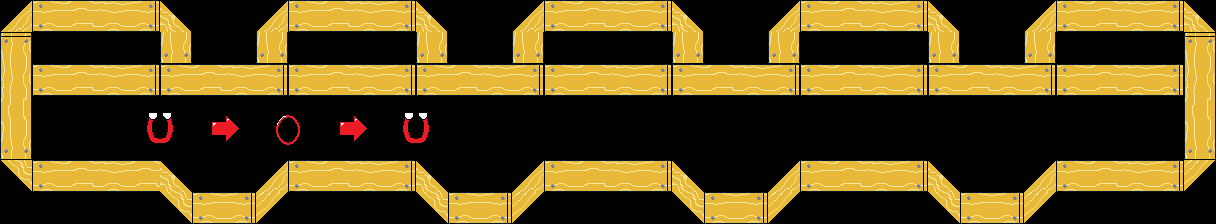

This is a level from a 2D game, rendered from its Tiled map with the project's own tilesets. A one-line summary and the complete map file follow:
An orthogonal 38x7 tile map with 32x32 px tiles, 2 tile layers (background, foreground), 2 tilesets and 14 objects (8x spikes, 4x fan, spawn, exit).

<map version="1.0" orientation="orthogonal" renderorder="right-down" width="38" height="7" tilewidth="32" tileheight="32" nextobjectid="55">
 <tileset firstgid="1" name="basic" tilewidth="32" tileheight="32" tilecount="256" columns="16">
  <image source="basic-tiles.png" width="512" height="512" />
 </tileset>
 <tileset firstgid="257" name="objects" tilewidth="64" tileheight="64" tilecount="4" columns="0">
  <tile id="1">
   <image width="32" height="64" source="fan_0.png" />
  </tile>
  <tile id="2">
   <image width="32" height="32" source="spawn.png" />
  </tile>
  <tile id="3">
   <image width="32" height="32" source="exit.png" />
  </tile>
  <tile id="9">
   <image width="64" height="7" source="door.png" />
  </tile>
 </tileset>
 <layer name="background" width="38" height="7">
  <data encoding="csv">
0,0,0,0,0,0,0,0,0,0,0,0,0,0,0,0,0,0,0,0,0,0,0,0,0,0,0,0,0,0,0,0,0,0,0,0,0,0,
0,0,0,0,0,0,0,0,0,0,0,0,0,0,0,0,0,0,0,0,0,0,0,0,0,0,0,0,0,0,0,0,0,0,0,0,0,0,
0,0,0,0,0,0,0,0,0,0,0,0,0,0,0,0,0,0,0,0,0,0,0,0,0,0,0,0,0,0,0,0,0,0,0,0,0,0,
0,0,0,0,14,15,36,37,28,29,36,37,14,15,0,0,0,0,0,0,0,0,0,0,0,0,0,0,0,0,0,0,0,0,0,0,0,0,
0,0,0,0,30,31,52,53,44,45,52,53,30,31,0,0,0,0,0,0,0,0,0,0,0,0,0,0,0,0,0,0,0,0,0,0,0,0,
0,0,0,0,0,0,0,0,0,0,0,0,0,0,0,0,0,0,0,0,0,0,0,0,0,0,0,0,0,0,0,0,0,0,0,0,0,0,
0,0,0,0,0,0,0,0,0,0,0,0,0,0,0,0,0,0,0,0,0,0,0,0,0,0,0,0,0,0,0,0,0,0,0,0,0,0
</data>
 </layer>
 <layer name="foreground" width="38" height="7">
  <data encoding="csv">
4,66,67,68,69,5,0,0,4,66,67,68,69,5,0,0,4,66,67,68,69,5,0,0,4,66,67,68,69,5,0,0,4,66,67,68,69,5,
17,0,0,0,0,65,0,0,65,0,0,0,0,65,0,0,65,0,0,0,0,65,0,0,65,0,0,0,0,65,0,0,65,0,0,0,0,17,
33,66,67,68,69,66,67,68,69,66,67,68,69,66,67,68,69,66,67,68,69,66,67,68,69,66,67,68,69,66,67,68,69,66,67,68,69,33,
49,0,0,0,0,0,0,0,0,0,0,0,0,0,0,0,0,0,0,0,0,0,0,0,0,0,0,0,0,0,0,0,0,0,0,0,0,49,
65,0,0,0,0,0,0,0,0,0,0,0,0,0,0,0,0,0,0,0,0,0,0,0,0,0,0,0,0,0,0,0,0,0,0,0,0,65,
3,66,67,68,67,5,0,0,4,66,67,68,69,5,0,0,4,66,67,68,69,5,0,0,4,66,67,68,69,5,0,0,4,66,67,68,69,2,
0,0,0,0,0,3,66,69,2,0,0,0,0,3,66,69,2,0,0,0,0,3,66,69,2,0,0,0,0,3,66,69,2,0,0,0,0,0
</data>
 </layer>
 <objectgroup name="objects" offsetx="0" offsety="1">
  <object id="8" name="fan" type="fan" gid="258" x="256" y="64" width="32" height="64" rotation="-90">
   <properties>
    <property name="dir" value="e" />
   </properties>
  </object>
  <object id="16" name="spawn" type="spawn" gid="259" x="48" y="144" width="32" height="32" />
  <object id="19" name="exit" type="exit" gid="260" x="1136" y="144" width="32" height="32" />
  <object id="44" type="spikes" gid="18" x="192" y="192" width="32" height="32" />
  <object id="45" type="spikes" gid="18" x="224" y="192" width="32" height="32" />
  <object id="46" type="spikes" gid="18" x="448" y="192" width="32" height="32" />
  <object id="47" type="spikes" gid="18" x="480" y="192" width="32" height="32" />
  <object id="48" type="spikes" gid="18" x="704" y="192" width="32" height="32" />
  <object id="49" type="spikes" gid="18" x="736" y="192" width="32" height="32" />
  <object id="50" type="spikes" gid="18" x="960" y="192" width="32" height="32" />
  <object id="51" type="spikes" gid="18" x="992" y="192" width="32" height="32" />
  <object id="52" name="fan" type="fan" gid="258" x="512" y="64" width="32" height="64" rotation="-90">
   <properties>
    <property name="dir" value="e" />
   </properties>
  </object>
  <object id="53" name="fan" type="fan" gid="258" x="768" y="64" width="32" height="64" rotation="-90">
   <properties>
    <property name="dir" value="e" />
   </properties>
  </object>
  <object id="54" name="fan" type="fan" gid="258" x="1024" y="64" width="32" height="64" rotation="-90">
   <properties>
    <property name="dir" value="e" />
   </properties>
  </object>
 </objectgroup>
</map>
